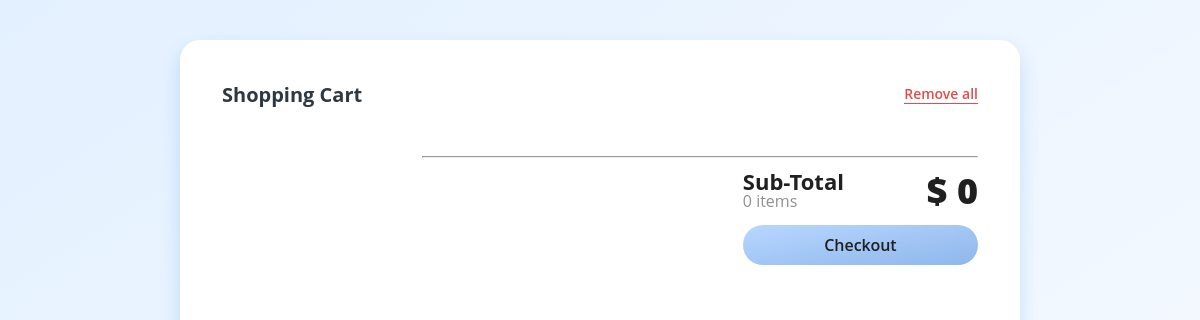
The app's page /public/carts/viewcart/ (signed in), older data.
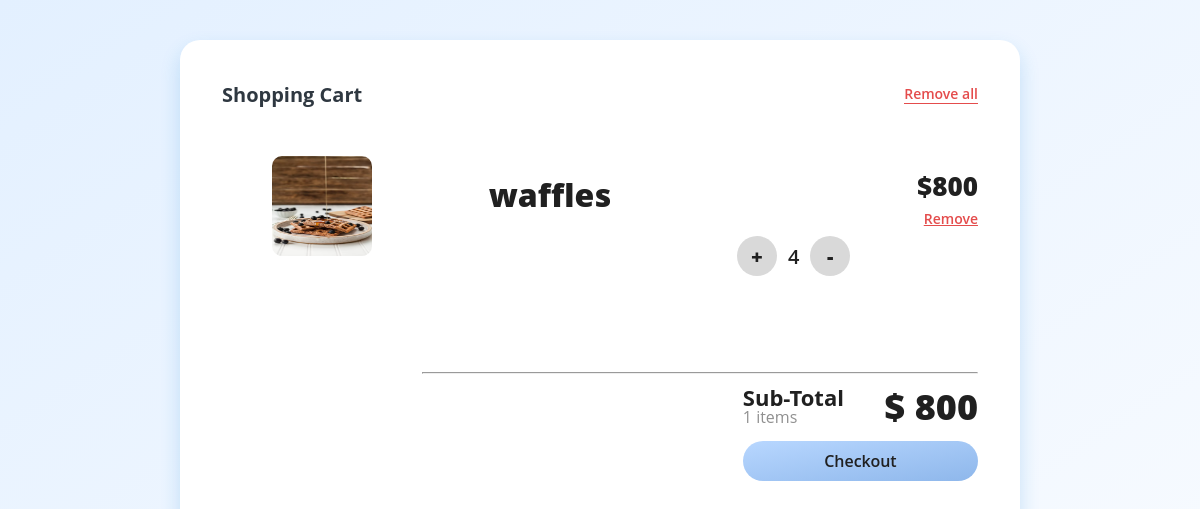
The same page, newer data.
### tables this page shows
CREATE TABLE `carts` (
  `user_id` int(11) NOT NULL,
  `dish_id` int(11) NOT NULL,
  `quantity` int(11) NOT NULL
);

CREATE TABLE `dishes` (
  `dish_id` int(11) NOT NULL,
  `dish_name` text NOT NULL,
  `net_price` double NOT NULL,
  `selling_price` double NOT NULL,
  `description` text NOT NULL,
  `prep_time` int(11) NOT NULL,
  `image_url` text DEFAULT NULL
);

### app/core/Controller.php (called while the page is built, shortened)
<?php
trait Controller
{
    public function view(string $view, array $data = []): void
    {
        $filename = "../app/views/" . $view . ".view.php";
        require $filename;
    }
}

### app/controllers/Carts.php (called while the page is built, shortened)
<?php
class Carts
{
    public function viewCart(): void
    {
        if (isset($_SESSION['user']))
            $id = $_SESSION['user']->user_id;
            $cart = new Cart;
            $results['cartlist'] = $cart->getCart($id);
            $this->view('cart', $results);
    }
}

### app/core/App.php (called while the page is built, shortened)
<?php
class App
{
    private mixed $controller = "home";
    private string $method = "index";
    function __construct()
    {
        $url = $this->splitUrl();
        $controllerPath = "../app/controllers/";
        $path = $controllerPath;
        $path .= ucfirst($url[0] ?? $this->controller) . ".php";
        if (isset($url[0])) {
            if (file_exists($path)) {
                $this->controller = $url[0];
                unset($url[0]);
            } else {
                $this->controller = null;
            }
        }
        $this->controller = new $this->controller;
        if (isset($url[1])) {
            if (method_exists($this->controller, $url[1])) {
                $this->method = $url[1];
                unset($url[1]);
            } else {
                $this->controller = null;
            }
        }
        $this->params = $url ? array_values($url) : [];
        call_user_func_array([$this->controller, $this->method], $this->params);
    }
    private function splitUrl(): array
    {
        if (isset($_GET["url"])) {
            return explode("/", filter_var(rtrim($_GET["url"], "/"), FILTER_SANITIZE_URL));
        } else {
            return [];
        }
    }
}

### public/index.php (called while the page is built, shortened)
<?php
$app = new App();

### app/core/Database.php (called while the page is built, shortened)
<?php
trait Database
{
    private ?PDO $db = null;
    protected string $query = "";
    protected array $data = [];
    public function execute(): PDOStatement
    {
        try {
            $statement = $this->prepare($this->query);
            $statement->execute($this->data);
            $this->query = "";
            $this->data = [];
            return $statement;
        } catch (PDOException $e) {
            die($e->getMessage());
        }
    }
    public function fetchAll(): array
    {
        return $this->execute()->fetchAll();
    }
    protected function prepare(string $query): PDOStatement
    {
        try {
            return $this->db->prepare($query);
        } catch (Exception $e) {
            die($e->getMessage());
        }
    }
    private function connect(): void
    {
        try {
            $connection_string = "mysql:hostname=" . DBHOST . ";dbname=" . DBNAME;
            $this->db = new PDO($connection_string, DBUSER, DBPASS, [
                PDO::ATTR_ERRMODE => PDO::ERRMODE_EXCEPTION,
                PDO::ATTR_DEFAULT_FETCH_MODE => PDO::FETCH_OBJ
            ]);
        } catch (PDOException $e) {
            die($e->getMessage());
        }
    }
}

### app/models/Cart.php (called while the page is built, shortened)
<?php
class Cart extends Model
{
    public function getCart($id): bool|array
    {
        return $this->select('carts.*, dishes.dish_name, dishes.selling_price, dishes.image_url')
            ->join('dishes', 'carts.dish_id', 'dishes.dish_id')
            ->where('user_id', $id)
            ->fetchAll();
    }
}

### app/core/Model.php (called while the page is built, shortened)
<?php
class Model
{
    public function select(array|string $column_list = "*"): Model
    {
        return $this;
    }
    public function where(string $column, string $value, string $operator = "="): Model
    {
        return $this;
    }
    public function join(string $table, string $column1, string $column2, string $operator = "="): Model
    {
        return $this;
    }
}

### app/views/cart.view.php (the view, shortened to what this page needs)
<!DOCTYPE html>
<html>
<head>
</head>
<body>
    <div class="CartContainer">
        <div class="Header">
            <h3 class="Heading">Shopping Cart</h3>
            <h5 class="Action">Remove all</h5>
        </div>
            <?php
            if (!empty($cartlist)) {
            foreach ($cartlist as $key => $dish) :
                echo "<div class='Cart-Items'>";
                echo "<div class='image-box'>";
                echo "<img " . "src=" . ASSETS . "/images/dishes/" . $dish->image_url . ">";
                echo "</div>";
                echo "<div class='about'>";
                echo "<h3 class='title'>" . $dish->dish_name . "</h3>";
                echo "</div>";
                echo "<div class='counter'>";
                echo "<div class='btn'>+</div>";
                echo "<div class='count'>".$dish->quantity."</div>";
                echo "<div class='btn'>-</div>";
                echo "</div>";
                echo "<div class='prices'>";
                echo "<div class='amount'>$" . $dish->selling_price . "</div>";
                echo "<div class='remove'><u>Remove</u></div>";
                echo "</div>";
                echo "</div>";
            endforeach;
         }
          ?>
        <hr>
<?php
$total = 0;
$count = 0;
if (!empty($cartlist)) {
    foreach ($cartlist as $key => $dish) {
        $total += $dish->selling_price;
        $count++;
    }
}
?>
        <div class="checkout">
            <div class="total">
                <div>
                    <div class="Subtotal">Sub-Total</div>
                    <div class="items"><?=$count?> items</div>
                </div>
                <div class="total-amount">$ <?=$total?></div>
            </div>
            <button class="button">Checkout</button>
        </div>
    </div>
</body>
</html>

### app/views/cart.view.php (style rules this page uses)
body { margin: 0; padding: 0; background: linear-gradient(to bottom right, #E3F0FF, #FAFCFF); height: 100vh; display: flex; justify-content: center; align-items: center; }
.CartContainer { width: 70%; height: 90%; background-color: #ffffff; border-radius: 20px; box-shadow: 0px 10px 20px #1687d933; }
.Header { margin: auto; width: 90%; height: 15%; display: flex; justify-content: space-between; align-items: center; }
.Heading { font-size: 20px; font-family: 'Open Sans'; font-weight: 700; color: #2F3841; }
.Action { font-size: 14px; font-family: 'Open Sans'; font-weight: 600; color: #E44C4C; cursor: pointer; border-bottom: 1px solid #E44C4C; }
.Cart-Items { margin: auto; width: 90%; height: 30%; display: flex; justify-content: space-between; align-items: center; }
.image-box { width: 15%; text-align: center; }
.about { height: 100%; width: 24%; }
.title { padding-top: 10px; line-height: 10px; font-size: 32px; font-family: 'Open Sans'; font-weight: 800; color: #202020; }
.counter { width: 15%; display: flex; justify-content: space-between; align-items: center; }
.btn { width: 40px; height: 40px; border-radius: 50%; background-color: #d9d9d9; display: flex; justify-content: center; align-items: center; font-size: 20px; font-family: 'Open Sans'; font-weight: 900; color: #202020; cursor: pointer; }
.count { font-size: 20px; font-family: 'Open Sans'; font-weight: 600; color: #202020; }
.prices { height: 100%; text-align: right; }
.amount { padding-top: 20px; font-size: 26px; font-family: 'Open Sans'; font-weight: 800; color: #202020; }
.remove { padding-top: 5px; font-size: 14px; font-family: 'Open Sans'; font-weight: 600; color: #E44C4C; cursor: pointer; }
hr { width: 66%; float: right; margin-right: 5%; }
.checkout { float: right; margin-right: 5%; width: 28%; }
.total { width: 100%; display: flex; justify-content: space-between; }
.Subtotal { font-size: 22px; font-family: 'Open Sans'; font-weight: 700; color: #202020; }
.items { font-size: 16px; font-family: 'Open Sans'; font-weight: 500; color: #909090; line-height: 10px; }
.total-amount { font-size: 36px; font-family: 'Open Sans'; font-weight: 900; color: #202020; }
.button { margin-top: 10px; width: 100%; height: 40px; border: none; background: linear-gradient(to bottom right, #B8D7FF, #8EB7EB); border-radius: 20px; cursor: pointer; font-size: 16px; font-family: 'Open Sans'; font-weight: 600; color: #202020; }
.image-box { width: 200px; height: 200px; overflow: hidden; }
img { border-radius: 10px; height: 100px; width: 100px; }

Row changes from the older to the newer data that the page shows:
added carts: dish.image_url (picture), dish.dish_name "waffles", quantity "4", dish.selling_price "800"
Text that changed along with them:
$count: "0" → "1"
$total: "0" → "800"
